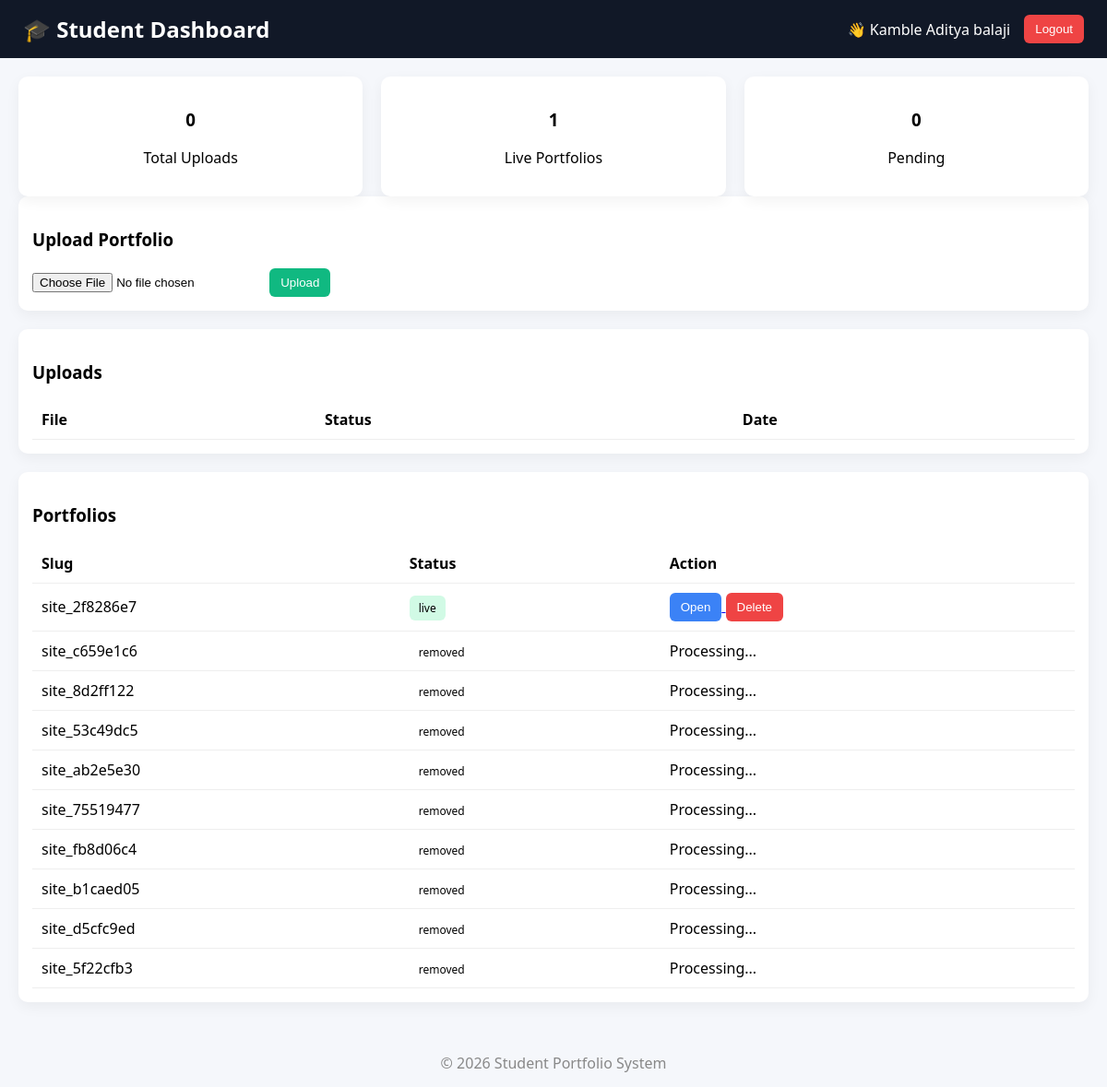
Page /student (signed in) on the committed database.
### tables this page shows
CREATE TABLE `portfolios` (
  `id` bigint(20) UNSIGNED NOT NULL,
  `user_id` bigint(20) UNSIGNED NOT NULL,
  `title` varchar(200) DEFAULT NULL,
  `slug` varchar(255) NOT NULL,
  `storage_path` varchar(1024) NOT NULL,
  `visibility` enum('public','private_link','recruiter_only') NOT NULL DEFAULT 'public',
  `size_bytes` bigint(20) UNSIGNED NOT NULL DEFAULT 0,
  `views_count` bigint(20) UNSIGNED NOT NULL DEFAULT 0,
  `published_at` datetime DEFAULT NULL,
  `status` enum('pending','approved','live','removed') NOT NULL DEFAULT 'pending',
  `created_at` datetime NOT NULL DEFAULT current_timestamp(),
  `updated_at` datetime NOT NULL DEFAULT current_timestamp() ON UPDATE current_timestamp(),
  `deploy_path` varchar(1024) DEFAULT NULL,
  `subdomain` varchar(255) DEFAULT NULL,
  `deploy_status` enum('pending','processing','deployed','failed') DEFAULT 'pending',
  `entry_file` varchar(255) DEFAULT 'index.html'
);

### student/index.php (called while the page is built, shortened)
<?php
include __DIR__ . '/header.php';
include __DIR__ . '/dashboard.php';
include __DIR__ . '/footer.php';

### student/dashboard.php (the view, shortened to what this page needs)
<?php
$mysqli = db_connect();
$userId = (int)$_SESSION['user_id'];
$totalUploads = $mysqli->query("SELECT COUNT(*) as c FROM uploads WHERE user_id=$userId")->fetch_assoc()['c'];
$totalLive = $mysqli->query("SELECT COUNT(*) as c FROM portfolios WHERE user_id=$userId AND status='live'")->fetch_assoc()['c'];
$totalPending = $mysqli->query("SELECT COUNT(*) as c FROM uploads WHERE user_id=$userId AND scan_status='pending'")->fetch_assoc()['c'];
$portfolios = $mysqli->query("SELECT * FROM portfolios WHERE user_id=$userId ORDER BY created_at DESC")->fetch_all(MYSQLI_ASSOC);
$protocol = (!empty($_SERVER['HTTPS']) && $_SERVER['HTTPS'] !== 'off') ? "https://" : "http://";
$host = $_SERVER['HTTP_HOST'];
$projectPath = "/Student%20portfolio%20hoster/App/student/public/portfolios/";
$baseUrl = $protocol . $host . $projectPath;
?>
<div class="stats">
    <div class="stat-box">
        <h3><?= $totalUploads ?></h3>
        <p>Total Uploads</p>
    </div>
    <div class="stat-box">
        <h3><?= $totalLive ?></h3>
        <p>Live Portfolios</p>
    </div>
    <div class="stat-box">
        <h3><?= $totalPending ?></h3>
        <p>Pending</p>
    </div>
</div>
<div class="card">
    <h3>Upload Portfolio</h3>
    <form method="post" enctype="multipart/form-data">
        <input type="file" name="zip" required>
        <button class="btn btn-green">Upload</button>
    </form>
</div>
<div class="card">
    <h3>Uploads</h3>
    <table>
        <tr>
            <th>File</th>
            <th>Status</th>
            <th>Date</th>
        </tr>
    </table>
</div>
<div class="card">
    <h3>Portfolios</h3>
    <table>
        <tr>
            <th>Slug</th>
            <th>Status</th>
            <th>Action</th>
        </tr>
        <?php foreach ($portfolios as $p): ?>
        <tr>
            <td><?= htmlspecialchars($p['slug']) ?></td>
            <td>
                <span class="badge <?= $p['status'] ?>">
                    <?= $p['status'] ?>
                </span>
            </td>
            <td>
                <?php if ($p['status'] === 'live'): ?>
                    <a href="<?= $baseUrl . urlencode($p['slug']) ?>/" target="_blank">
                        <button class="btn btn-blue">Open</button>
                    </a>
                    <form method="post" style="display:inline;">
                        <button class="btn btn-red" onclick="return confirm('Delete this portfolio?')">
                            Delete
                        </button>
                    </form>
                <?php else: ?>
                    Processing...
                <?php endif; ?>
            </td>
        </tr>
        <?php endforeach; ?>
    </table>
</div>

### student/header.php (style rules this page uses)
body { margin:0; font-family: 'Segoe UI', Arial; background:#f5f7fb; }
.btn { padding:8px 12px; border:none; border-radius:6px; cursor:pointer; }
.card { background:white; padding:15px; border-radius:10px; margin-bottom:20px; box-shadow:0 5px 15px rgba(0,0,0,0.05); }
.stats { display:flex; gap:20px; flex-wrap:wrap; }
.stat-box { flex:1; min-width:150px; background:#fff; padding:15px; border-radius:10px; text-align:center; box-shadow:0 5px 15px rgba(0,0,0,0.05); }
table { width:100%; border-collapse:collapse; }
th, td { padding:10px; border-bottom:1px solid #eee; text-align:left; }
.badge { padding:5px 10px; border-radius:6px; font-size:12px; }
.live { background:#d1fae5; }
.btn-green { background:#10b981; color:white; }
.btn-blue { background:#3b82f6; color:white; }
.btn-red { background:#ef4444; color:white; }

### rows in the picture
portfolios: slug "site_2f8286e7", status "live"
portfolios: slug "site_c659e1c6", status "removed", shows "Processing..."
portfolios: slug "site_8d2ff122", status "removed", shows "Processing..."
portfolios: slug "site_53c49dc5", status "removed", shows "Processing..."
portfolios: slug "site_ab2e5e30", status "removed", shows "Processing..."
portfolios: slug "site_75519477", status "removed", shows "Processing..."
portfolios: slug "site_fb8d06c4", status "removed", shows "Processing..."
portfolios: slug "site_b1caed05", status "removed", shows "Processing..."
portfolios: slug "site_d5cfc9ed", status "removed", shows "Processing..."
portfolios: slug "site_5f22cfb3", status "removed", shows "Processing..."

### other values in the picture
$userName "Kamble Aditya balaji"
$totalUploads "0"
$totalLive "1"
$totalPending "0"
